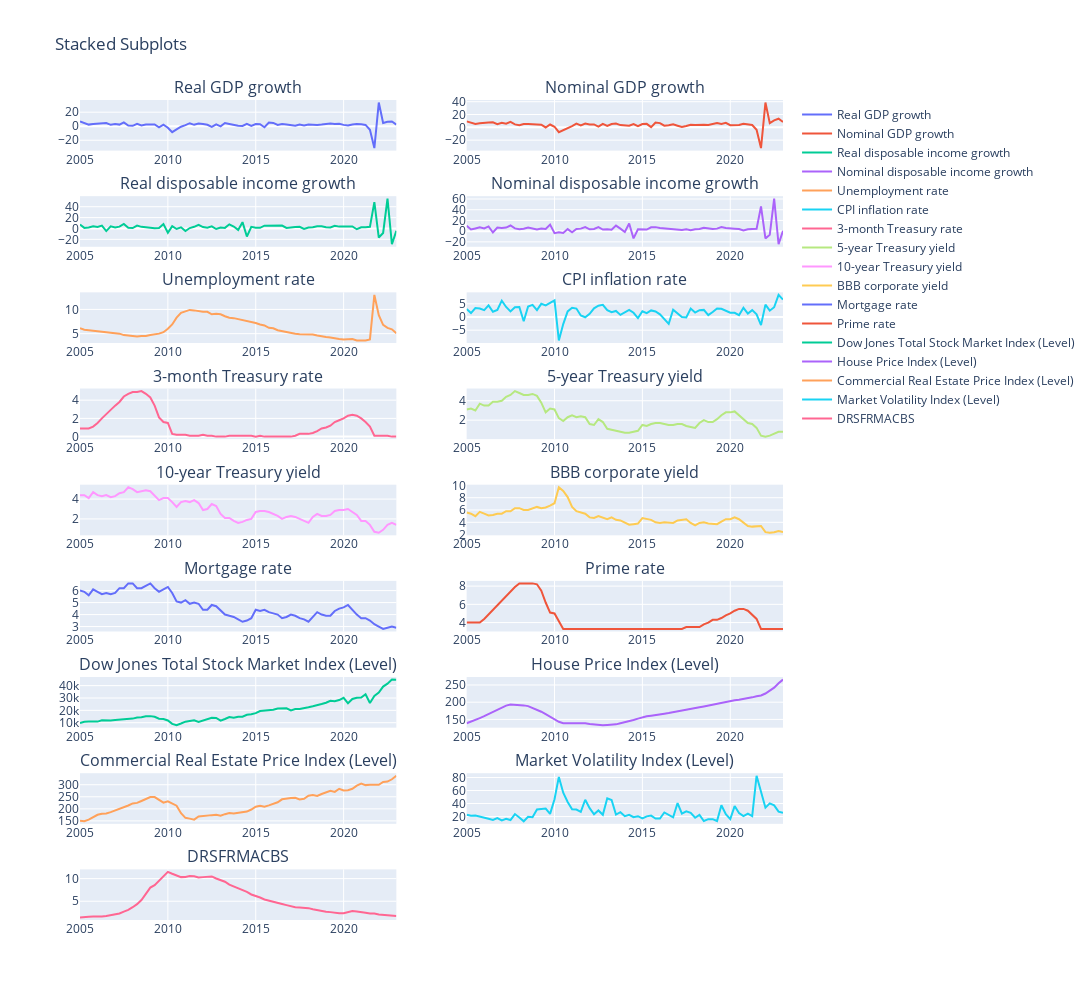

Write notebook code for a chart like this one.
### Markdown cell above
# Dicussion and Conclusion
**From the plots, we can observe the trends and patterns of each independent variable over time. Here are some insights that can be derived from the plots**

    1. Variable Trends: We can visually analyze the trends and fluctuations in each independent variable. This includes identifying any increasing or decreasing patterns, seasonality, or irregular movements.

    2. Correlation: By examining the plots together, we can assess the correlation between the independent variables. If two variables show similar patterns or move in the same direction over time, it suggests a positive correlation. Conversely, if two variables exhibit opposite trends, it indicates a negative correlation.

    3. Outliers: Outliers, if present, can be identified as data points that deviate significantly from the overall trend. These outliers may require further investigation and consideration when analyzing the relationship between variables.

    4. Comparison with Dependent Variable: The plots also allow us to compare the trends in the independent variables with the dependent variable (DRSFRMACBS). This helps in understanding how the independent variables may be related to the dependent variable and whether any visible patterns or relationships exist.
# Conclusion
Based on the plots, the conclusion or insights drawn will depend on the specific patterns and relationships observed. It may vary from case to case. For example, if there are consistent positive trends or strong correlations between certain independent variables and the dependent variable, it suggests that those independent variables might have a significant impact on the dependent variable. On the other hand, if there are no clear trends or relationships, it may indicate a weak or non-existent relationship between the variables. Further analysis, such as statistical modeling or hypothesis testing, may be required to draw more definitive conclusions.

### Code cell
from plotly.subplots import make_subplots
import plotly.graph_objects as go

# Count the number of independent features
num_features = len(indepent_features_names)

# Set the number of columns and rows for subplots
num_cols = 2
num_rows = (num_features - 1) // num_cols + 1

# Create the subplots layout with titles
fig = make_subplots(rows=num_rows, cols=num_cols, subplot_titles=indepent_features_names)

# Loop through the independent features and add traces to subplots
for i, feature_name in enumerate(indepent_features_names):
    # Calculate the row and column indices for the current subplot
    row = i // num_cols + 1
    col = i % num_cols + 1
    
    # Select the data for the current feature from the DataFrame
    x_data = Gen_df['observation_date']
    y_data = Gen_df[feature_name]
    
    # Create a scatter trace for the current feature and add it to the subplot
    scatter_trace = go.Scatter(x=x_data, y=y_data, name=feature_name)
    fig.add_trace(scatter_trace, row=row, col=col)

# Update the layout of the figure
fig.update_layout(height=1000, width=1500, title_text="Stacked Subplots")

# Display the figure
fig.show()
